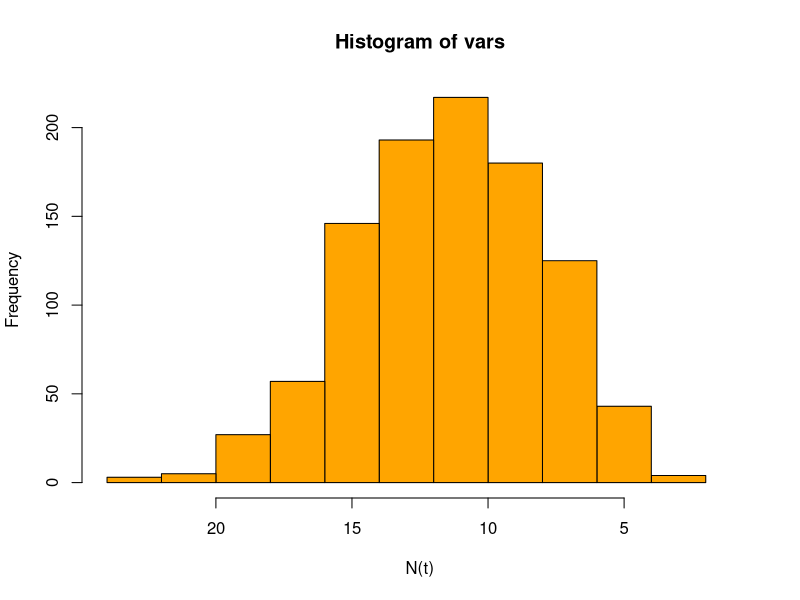
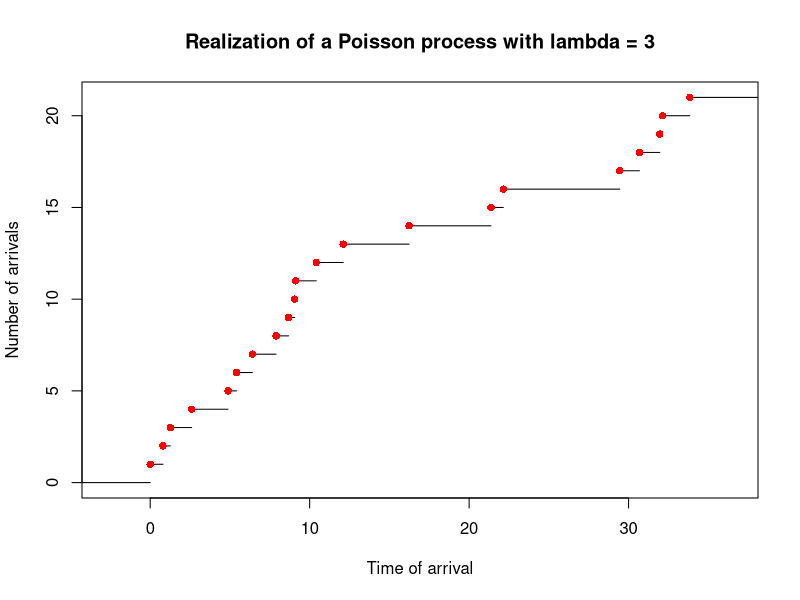
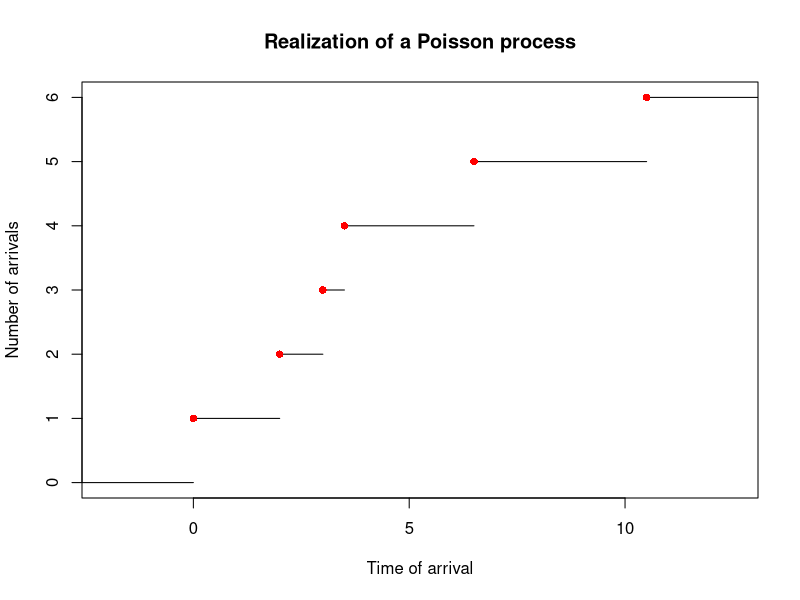

These charts were generated, in order, by the following R code: (Note: this script raises an error after producing the figures.)
library(ggplot2)
lambda <-3
t <- 4
vars <-replicate(1000,rpois(1,lambda*t))
hist(vars,xlim=rev(c(min(vars)-1, max(vars))),xlab = 'N(t)',ylab = 'Frequency',col = 'orange')

## Poisson process simulation 

poi.process <- function(lambda,n){
  
  # initialize vector of total wait time for the arrival of each event:
  s<-numeric(n+1)
  # set S_0 = 0
  s[1] <-0
  # generate vector of iid Exp random variables:
  x <-replicate(n,rexp(1,lambda))
  # assign wait time to vector s in for loop:
  for (k in 1:n){
    
    s[k+1] <-sum(x[1:k])
    
  }
  # return vector of wait time
  return(s)
  
}

# define parameters for simulation:
n<-20

lambda <-3



spatial_pois <-function(trials, t, lambda,a_x, a_y){
  # trials : number of simulations
  # x: fixed point in the space 
  # t: radius centered around x 
  # lambda : intensity of arrival
  # a_x = width of the rectangle (x-dim)
  # a_y = length of the rectange (y-dim)
  
  A <- a_x*a_y
  x0 <-runif(1,min = 0,max = a_x)
  y0 <-runif(1,min = 0,max = a_y)
  simlist <-numeric(trials)
  process <-list()
  
  for (i in 1:trials){
    # simulate number of events with rate lambda*area
    N <-rpois(1,lambda*A)
    print(N)
    # simulate uniformly distributed points (x-dim)
    x <-runif(N,min = 0,max = a_x)
    # simulate uniformly distributed points (y-dim)
    y <-runif(N,min = 0,max = a_y)
    # simulate number of points in a circle centered at (x0,y0) with radius t :
    D <- sum(((x-x0)^2 + (y-y0)^2)<= t^2)
    simlist[i] <- D
    process$x <-x
    process$y <-y
    proceess$simliist <-simlist
    
  }
  return(process)
}
lambda =0.5
n=20
# simulate list of wait time:
s_list <-poi.process(lambda,n)

# plot function:
plot(stepfun(s_list,0:(n+1)), 
     do.points = TRUE,
     pch = 16,
     col.points = "red",
     verticals = FALSE,
     main = 'Realization of a Poisson process with lambda = 3',
     xlab = 'Time of arrival',
     ylab = 'Number of arrivals')

#assign inter-arrival time
t_list<-c(2,1,0.5,3,4)

# set number of arrivals
n<-length(t_list)

# initiate total wait time 
s_list <-numeric(n+1)
s_list[1]<-0

# assign cumulative wait time for each event:
for (i in 1:n){
  
  s_list[i+1]<- sum(t_list[1:i])
  print(s_list)
}

# plot function:
plot(stepfun(s_list,0:(n+1)), 
     do.points = TRUE,
     pch = 16,
     col.points = "red",
     verticals = FALSE,
     main = 'Realization of a Poisson process',
     xlab = 'Time of arrival',
     ylab = 'Number of arrivals')



### Service station example
P_tilde <- rbind(c(0,1,0,0,0),
                 c(4/9,0,5/9,0,0),
                 c(0,4/9,0,5/9,0),
                 c(0,0,4/9,0,5/9),
                 c(0,0,0,1,0))

Q<- rbind(c(-1/4,1/4,0,0,0),
          c(1/5,-9/20,1/4,0,0),
          c(0,1/5,-9/20,1/4,0),
          c(0,0,1/5,-9/20,1/4),
          c(0,0,0,1/5,-1/5))

q_vec <- c(1/4,9/20,9/20,9/20,1/5)



Q <-matrix(Q,nrow = 5,ncol = 5,byrow = FALSE)

Pt<-function(Q,t){
  output <- expm::expm(Q*t)
  return(output)
}


## Compare matrix exponential vs its approximation


matrix_approx<- function(Q,N){
  
  I <- diag(nrow(Q))
  P<- list()
  PM <-I
  
  for(i in 1:N){
    PM <-PM+(Q%^%i)/factorial(i)
  }
  
  return(PM)
  
}

Pt.approx <- matrix_approx(Q,30)

Pt.exact <- expm::expm(Q)

round(Pt.approx-Pt.exact,2)


### simulate a CTMC:

ctmc<- function(init,P,n,q,labels) { 
  output<-list()
  if (missing(labels)) {
    labels <- 1:length(init)
  }
  
  # generate an empty vector for the simulation result, here there are n+1 because we are including the initial state
  simlist <- numeric(n+1)
  holding_time<-numeric(n+1)
  time <-numeric(n+1)
  # here assuming the initial state is a 1 by S vector, where S = # of states 
  states <- 1:length(init)
  # simulate the first step of the chain using the initial distribution
  simlist[1] <- sample(states,1,prob=init)
  time[1]<-0#rexp(n=1,rate=q[simlist[1]])
  print(simlist[1])
  # for the rest of the chain, use the recursive logic where the ith value of the chain is generated with a transition probability 
  
  for (i in 2:(n+1)){ 
    
    simlist[i] <- sample(states,1,prob=P[simlist[i-1],])
    
    print(simlist[i])
    holding_time[i]<-rexp(n=1,rate=q[simlist[i]])
    time[i]<-time[i-1]+holding_time[i-1]
    print(i)
    print('holding time')
    print(holding_time[i])
    
  }
  output$states <- simlist
  output$time <-time#cumsum(holding_time)
  return(output)
}



ctmc.sim<- function(state0,P,q, Tend, plotflag = FALSE){
  # Modified from https://rdrr.io/cran/spuRs/src/R/CMCSimulation.R
  # initialize output
  output <-list()
  # set number of states (0,1,2,...n)
  n <- nrow(Q) - 1
  # initialize list of states with input state0
  statehist <- c(state0)
  # initialize list of time stamps with 0
  timehist <- c(0)
  # initialize time step
  time <- 0
  # initialize current state with input state0
  currentstate <- state0
  # counter
  jump <- 2
  
  while(time < Tend){
    # create accumulated count of holding time
    time <- time + rexp(1, q[currentstate+1])
    # keep track of number of times a state changes
    timehist[jump] <- time
    # sample current state from embedded DTMC matrix
    currentstate <- sample(0:n, 1, prob=P[currentstate+1,])
    
    statehist[jump] <- currentstate
    
    jump <- jump + 1
  }
  
  if (plotflag){
    plot(timehist, statehist, type="s", xlab="Time", ylab="State", 
         ylim=c(0,n), xlim=c(0,Tend), yaxt="n")
    axis(2, at=0:n)
  }
    output$statehist <-statehist
    output$timehist <-timehist
    return(output) 
}

set.seed(201)

ctmc_output2<-ctmc.sim(state0 = 1,P = P_tilde,q = q_vec,Tend = 60,plotflag = TRUE)






set.seed(20990)
s<-c(0)
for (i in 1:50){
  x<-rexp(1,0.5)
  s<-append(s,s[i]+x)
}

N<-c(0)
t<-0

while(t<s[51]){
  t<-t+1
  for(k in 0:50){
    if(t<s[k+1]){
      N<-append(N,k)
      break
    }
  }
}

plot(stepfun(N,0:length(N)), pch=16, verticals = FALSE, xlim = c(0,50), xlab = "t", ylab = "N", main = "Poisson Process Simulation")


#P(N_50 = 100) = 
1 - ppois(50,25)
